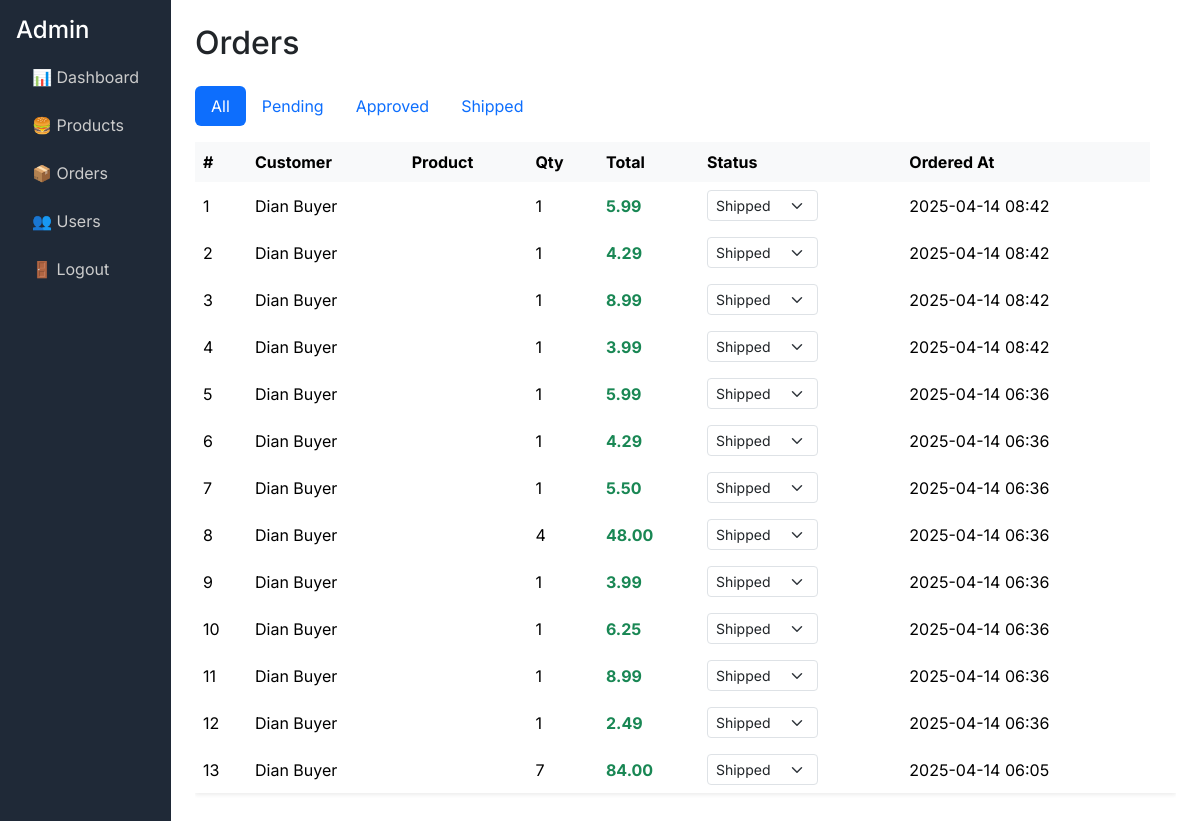
The app's page /admin/orders.php (signed in) with its own data.
### tables this page shows
CREATE TABLE `orders` (
  `id` int NOT NULL AUTO_INCREMENT,
  `user_id` int DEFAULT NULL,
  `total_price` decimal(10,2) DEFAULT NULL,
  `status` enum('pending','approved','shipped','canceled') NOT NULL DEFAULT 'pending',
  `created_at` timestamp NULL DEFAULT CURRENT_TIMESTAMP,
  PRIMARY KEY (`id`),
  KEY `user_id` (`user_id`),
  CONSTRAINT `orders_ibfk_1` FOREIGN KEY (`user_id`) REFERENCES `users` (`id`) ON DELETE RESTRICT ON UPDATE RESTRICT
);

CREATE TABLE `users` (
  `id` int NOT NULL AUTO_INCREMENT,
  `name` varchar(100) NOT NULL,
  `email` varchar(100) NOT NULL,
  `password` varchar(255) NOT NULL,
  `role` enum('customer','admin') DEFAULT 'customer',
  `created_at` timestamp NULL DEFAULT CURRENT_TIMESTAMP,
  PRIMARY KEY (`id`),
  UNIQUE KEY `email` (`email`)
);

CREATE TABLE `order_items` (
  `id` int NOT NULL AUTO_INCREMENT,
  `order_id` int DEFAULT NULL,
  `product_id` int DEFAULT NULL,
  `quantity` int DEFAULT NULL,
  `price` decimal(10,2) DEFAULT NULL,
  PRIMARY KEY (`id`),
  KEY `order_id` (`order_id`),
  KEY `product_id` (`product_id`),
  CONSTRAINT `order_items_ibfk_1` FOREIGN KEY (`order_id`) REFERENCES `orders` (`id`),
  CONSTRAINT `order_items_ibfk_2` FOREIGN KEY (`product_id`) REFERENCES `products` (`id`)
);

CREATE TABLE `products` (
  `id` int NOT NULL AUTO_INCREMENT,
  `name` varchar(100) NOT NULL,
  `description` text,
  `price` decimal(10,2) NOT NULL,
  `image` varchar(255) DEFAULT NULL,
  `category` varchar(50) DEFAULT NULL,
  `stock` int DEFAULT '0',
  `created_at` timestamp NULL DEFAULT CURRENT_TIMESTAMP,
  PRIMARY KEY (`id`)
);

### admin/orders.php (the view, shortened to what this page needs)
<?php
require_once '../config/db.php';
$filter = isset($_GET['status']) ? $_GET['status'] : 'all';
$query = "
    SELECT
        o.id AS order_id,
        o.*,
        oi.*,
        u.name AS user_name,
        p.name AS product_name,
        p.price
    FROM orders o
    JOIN users u ON o.user_id = u.id
    JOIN order_items oi ON oi.order_id = o.id
    JOIN products p ON oi.product_id = p.id
";
$query .= " ORDER BY o.created_at DESC";
$result = $conn->query($query);
$orders = [];
if ($result && $result->num_rows > 0) {
    while ($row = $result->fetch_assoc()) {
        $orders[] = $row;
    }
}
?>
<h2 class="mb-4">Orders</h2>
<ul class="nav nav-pills mb-3">
    <?php foreach (['all', 'pending', 'approved', 'shipped'] as $status): ?>
        <li class="nav-item">
            <a class="nav-link <?= $filter === $status ? 'active' : '' ?>"
               href="?status=<?= $status ?>">
                <?= ucfirst($status) ?>
            </a>
        </li>
    <?php endforeach; ?>
</ul>
<?php if (count($orders) > 0): ?>
    <div class="table-responsive">
        <table class="table table-hover align-middle table-borderless shadow-sm">
            <thead class="table-light">
                <tr>
                    <th>#</th>
                    <th>Customer</th>
                    <th>Product</th>
                    <th>Qty</th>
                    <th>Total</th>
                    <th>Status</th>
                    <th>Ordered At</th>
                </tr>
            </thead>
            <tbody>
                <?php foreach ($orders as $i => $order): ?>
                    <tr>
                        <td><?= $i + 1 ?></td>
                        <td><?= htmlspecialchars($order['user_name']) ?></td>
                        <td><?= htmlspecialchars($order['id']['product_name']) ?></td>
                        <td><?= $order['quantity'] ?></td>
                        <td class="text-success fw-bold">
                            <?= number_format($order['price'] * $order['quantity'], 2) ?>
                        </td>
                        <td>
                        <form method="POST" action="../actions/update_orderstatus.php" class="d-inline" id="statusForm<?= $order['id'] ?>">
                            <select
                                name="status"
                                class="form-select form-select-sm d-inline w-auto"
                                id="statusSelect<?= $order['id'] ?>"
                                onchange="confirmStatusChange(event, <?= $order['id'] ?>)"
                                onfocus="storePreviousStatus(this)">
                                <option value="shipped" <?= $order['status'] === 'shipped' ? 'selected' : '' ?>>Shipped</option>
                            </select>
                        </form>
                        </td>
                        <td><?= date('Y-m-d H:i', strtotime($order['created_at'])) ?></td>
                        <td>
                        </td>
                    </tr>
                <?php endforeach; ?>
            </tbody>
        </table>
    </div>
<?php else: ?>
    <div class="alert alert-info">No orders found.</div>
<?php endif; ?>
<?php
include 'layout.php';
?>

### admin/layout.php (style rules this page uses)
body { font-family: 'Inter', sans-serif; }

### records on screen
orders: user.name "Dian Buyer", order_items.quantity "1", products.price "5.99", status "Shipped", created_at "2025-04-14 08:42", products.price "4.29", products.price "8.99", products.price "3.99"
orders: user.name "Dian Buyer", order_items.quantity "1", products.price "5.99", status "Shipped", created_at "2025-04-14 06:36", products.price "4.29", products.price "5.50", order_items.quantity "4", products.price "48.00", products.price "3.99", products.price "6.25", products.price "8.99", products.price "2.49"
orders: user.name "Dian Buyer", order_items.quantity "7", products.price "84.00", status "Shipped", created_at "2025-04-14 06:05"

### other values on screen
$status "All"
$status "Pending"
$status "Approved"
$status "Shipped"
